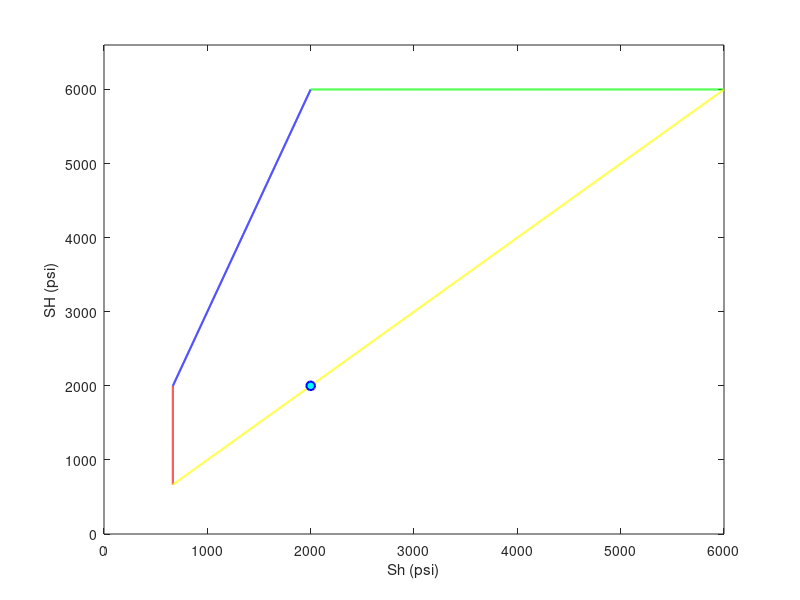

MATLAB code for this plot:
%%
%%% Arian Velayati, PhD
%%%% This script can be used to plot stress polygon according to frictional
%%%% equilibrium. This yields upper and lower bounds of horizontal stresses
%%%% depending on the faulting regime, vertical stress, and Friction Angle

clc; close; clear;

%% input

Sv = 2000; % Vertical Stress "psi"
phi = 30; % Friction angle (deg)

%% calculations

q = (1 + sind(phi)) / (1 - sind (phi));  % Anisotropy factor
Sh_min = (1/q) * Sv; % min sh (Vertical line in NF) 
SH_s = Sv; % Starting point of SH for ss line 
SH_min = (1/q) * Sv;  
SH_max = q * Sv;
sh_max = SH_max;
 
% Normal Fault regime

Sh = (1/q) * Sv;

% SS

sh1 = Sh:Sv;
SH1 = q * sh1;

% RF

SH2 = q * Sv;

% SH = Sh

sh2 = Sh_min:sh_max;
SH3 = 1*sh2;

%% plot

A = SH_min:SH_s;
B = Sv:sh_max;

plot(Sh.*ones(1,length(A)),SH_min:SH_s,'r','LineWidth', 1.5)
hold on
plot(sh1,SH1,'b','LineWidth', 1.5)
plot(Sv:sh_max,SH2.*ones(1,length(B)),'g','LineWidth', 1.5)
plot(sh2,SH3, 'y','LineWidth', 1.5)
scatter(Sv,Sv,40,'MarkerEdgeColor','b','MarkerFaceColor','c','LineWidth', 1.5)
xlabel ('Sh (psi)')
ylabel('SH (psi)')
ylim([0 SH_max+(0.1*SH_max)])

